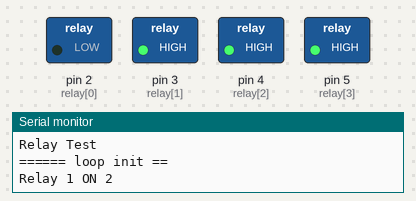
Bench run of a sketch on a simulated Arduino Uno, built with avr-gcc and run on an emulated ATmega328P. On the bench: switched loads named in the sketch (green lamp = pin HIGH), the last lines printed to the serial monitor.

Above: at 1.0 s.
At 3.0 s:
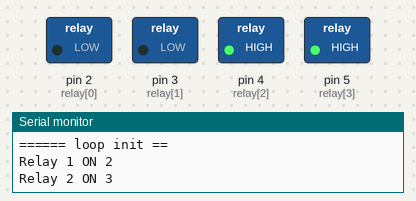
At 5.0 s:
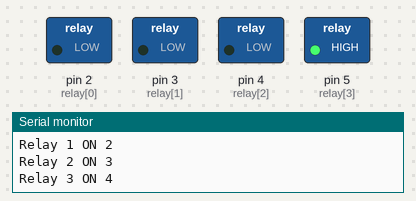
At 7.0 s:
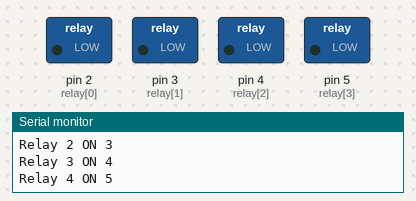
At 11.0 s:
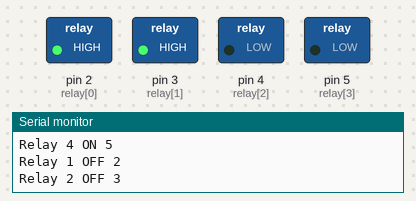
At 15.0 s:
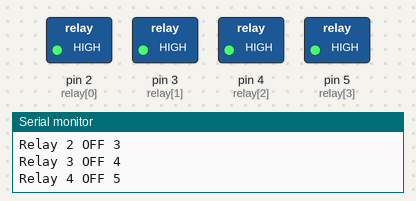
Timing chart, 0 to 20.8 s (numbered marks = the images above):
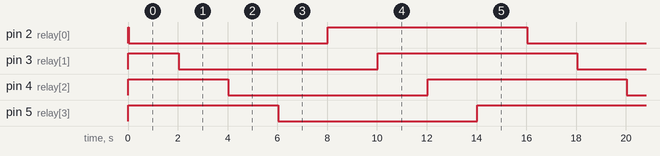

The sketch:

RelayModule4Chanel.ino
```cpp
int ch = 4;// number of relays you got
int relay[]={2,3,4,5}; //{2,3,4,5}; Arduino pin numbers. the same number of relay should be defined here as input pins


int wait = 2000;// delay time
int i=0;

void setup() {


    Serial.begin(9600);// prepare Serial monitor

    Serial.println("");
    Serial.println("Init");
    // set  pins as output
 for(i=0; i < ch; i++)
 {
    pinMode(relay[i], OUTPUT);// sent i(th) pin as output
    Serial.print(relay[i]);
    Serial.println(" output");
    digitalWrite(relay[i], HIGH); // Turn the relay OFF
 }
    Serial.println("Relay Test");
}

void loop() {
Serial.println("====== loop init ==");
 for(int i=0; i < ch; i++)
 {
      Serial.print("Relay ");
      Serial.print(i+1);
      Serial.print(" ON ");
      Serial.println(relay[i]);
      digitalWrite(relay[i], LOW); // Turn the relay ON
      delay(wait);
 }// for loop


 for(int i=0; i < ch; i++)
 {
      Serial.print("Relay ");
      Serial.print(i+1);
      Serial.print(" OFF ");
      Serial.println(relay[i]);
      digitalWrite(relay[i], HIGH); // Turn the relay OFF
      delay(wait);
 }// for loop
    Serial.println("====== loop end ==");

}// loop
```

Measured:
- by itself, pin 2 (relay[0]), pin 3 (relay[1]), pin 4 (relay[2]), pin 5 (relay[3]): alternates HIGH for 8.0 s and LOW for 8.0 s
- by itself, everything shown: repeats every 16.0 s, in 8 steps
